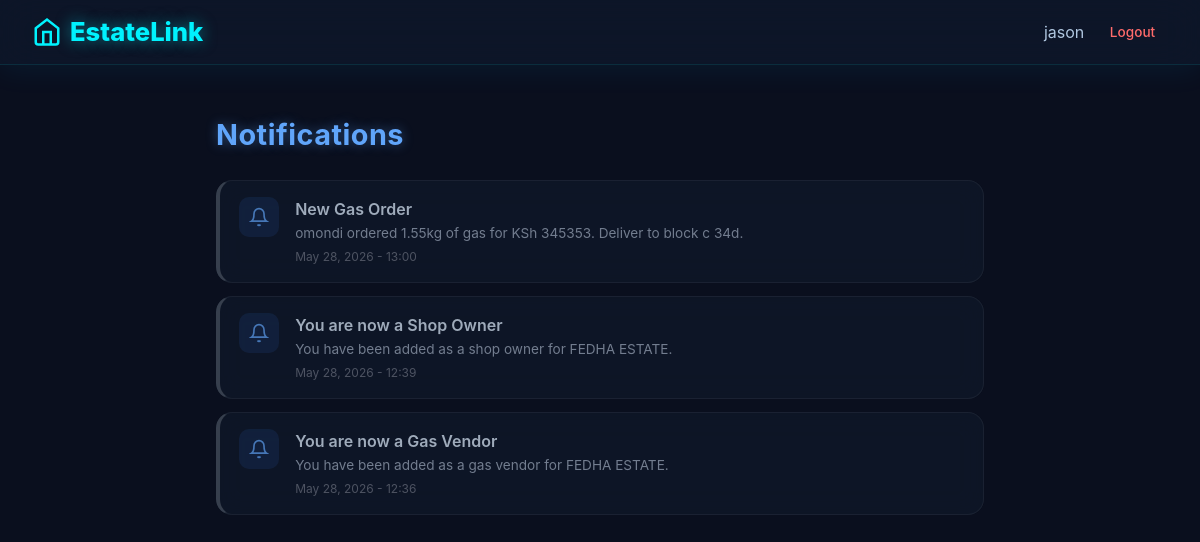
The app's page /notifications/ (signed in) with its own data.
### core/models.py (models this page shows, shortened)
class Notification(models.Model):
    user = models.ForeignKey(User, on_delete=models.CASCADE, related_name='notifications')
    title = models.CharField(max_length=200)
    message = models.TextField()
    notification_type = models.CharField(max_length=50, default='general')
    related_id = models.IntegerField(null=True, blank=True)
    is_read = models.BooleanField(default=False)
    created_at = models.DateTimeField(auto_now_add=True)
    deleted_at = models.DateTimeField(null=True, blank=True)

### core/views.py (the view)
# urls.py: path('notifications/', views.notifications_view, name='notifications'),
@login_required
def notifications_view(request):
    n = Notification.objects.filter(user=request.user).order_by('-created_at'); return render(request, 'core/notifications.html', {'notifications': n, 'unread_count': n.filter(is_read=False).count()})

### core/context_processors.py (called while the page is built)
def custom_tabs(request):
    tabs = []
    if request.user.is_authenticated:
        try:
            profile = request.user.userprofile
            if profile and profile.estate:
                from .models import CustomTab
                tabs = CustomTab.objects.filter(
                    estate=profile.estate,
                    is_active=True
                ).order_by('created_at')
        except Exception:
            pass
    return {'custom_tabs': tabs}

### core/templates/core/notifications.html (shortened to what this page needs)
{% extends 'core/base.html' %}
{% block content %}
<div class="notif-container">
  <div class="page-header">
    <h1 class="page-title">
      Notifications
    </h1>
  </div>
  {% if notifications %}
    {% for notification in notifications %}
    <div class="notif-card {% if notification.is_read %}read{% else %}unread{% endif %}">
      <div class="notif-icon
        {% if notification.notification_type == 'fundi_request' or notification.notification_type == 'fundi_response' %}icon-fundi
        {% elif notification.notification_type == 'security' %}icon-security
        {% else %}icon-general{% endif %}">
        {% if notification.notification_type == 'fundi_request' or notification.notification_type == 'fundi_response' %}
        <svg width="20" height="20" viewBox="0 0 24 24" fill="none" stroke-width="2"><path d="M14.7 6.3a1 1 0 0 0 0 1.4l1.6 1.6a1 1 0 0 0 1.4 0l3.77-3.77a6 6 0 0 1-7.94 7.94l-6.91 6.91a2.12 2.12 0 0 1-3-3l6.91-6.91a6 6 0 0 1 7.94-7.94l-3.77 3.77z"/></svg>
        {% elif notification.notification_type == 'security' %}
        <svg width="20" height="20" viewBox="0 0 24 24" fill="none" stroke-width="2"><path d="M12 22s8-4 8-10V5l-8-3-8 3v7c0 6 8 10 8 10z"/></svg>
        {% else %}
        <svg width="20" height="20" viewBox="0 0 24 24" fill="none" stroke-width="2"><path d="M18 8A6 6 0 0 0 6 8c0 7-3 9-3 9h18s-3-2-3-9"/><path d="M13.73 21a2 2 0 0 1-3.46 0"/></svg>
        {% endif %}
      </div>
      <div class="notif-content">
        <p class="notif-title">{{ notification.title }}</p>
        <p class="notif-message">{{ notification.message }}</p>
        <p class="notif-time">{{ notification.created_at|date:"M d, Y - H:i" }}</p>
      </div>
    </div>
    {% endfor %}
  {% endif %}
</div>
{% endblock %}

### core/templates/core/base.html (shortened to what this page needs)
<!DOCTYPE html>
<html lang="en">
<head>
    <script src="https://cdn.tailwindcss.com"></script>
    <link href="https://cdnjs.cloudflare.com/ajax/libs/flowbite/2.2.0/flowbite.min.css" rel="stylesheet" />
</head>
<body>
    <nav class="sticky top-0 z-50 glass-nav">
        <div class="max-w-7xl mx-auto px-4 sm:px-6 lg:px-8">
            <div class="flex justify-between h-16 items-center">
                <a href="{% url 'dashboard' %}" class="flex items-center gap-2 logo-text">
                    <svg width="30" height="30" viewBox="0 0 24 24" fill="none" stroke="currentColor" stroke-width="2">
                        <path d="M3 9l9-7 9 7v11a2 2 0 0 1-2 2H5a2 2 0 0 1-2-2z"/>
                        <polyline points="9 22 9 12 15 12 15 22"/>
                    </svg>
                    EstateLink
                </a>
                <div class="flex items-center space-x-4">
                    {% if user.is_authenticated %}
                        <div class="nav-links">
                            <span class="user-greeting">{{ user.username }}</span>
                            <a href="{% url 'logout' %}" class="logout-link">Logout</a>
                        </div>
                    {% else %}
                        <a href="{% url 'login' %}" class="login-link">Login</a>
                    {% endif %}
                </div>
            </div>
        </div>
    </nav>
    <main class="max-w-7xl mx-auto px-4 sm:px-6 lg:px-8 py-8">
        {% block content %}{% endblock %}
    </main>
</body>
</html>

### core/templates/core/base.html (style rules this page uses)
body { font-family: 'Inter', system-ui, -apple-system, sans-serif; background: #0a0f1e; color: #e0f0ff; min-height: 100vh; }
.glass-nav { background: rgba(15, 25, 45, 0.7); backdrop-filter: blur(20px); border-bottom: 1px solid rgba(0, 255, 255, 0.1); box-shadow: 0 4px 30px rgba(0, 180, 255, 0.08); }
.logo-text { font-size: 1.6rem; font-weight: 800; color: #00f2fe; text-shadow: 0 0 15px rgba(0, 242, 254, 0.5); text-decoration: none; }
.user-greeting { color: #b0c7e0; display: flex; align-items: center; gap: 0.4rem; }
.logout-link { color: #ff6b6b; font-size: 0.85rem; font-weight: 500; padding: 0.3rem 0.8rem; border-radius: 0.5rem; text-decoration: none; }
.nav-links { display: flex; align-items: center; gap: 0.8rem; }

### core/templates/core/notifications.html (style rules this page uses)
body { background: #0a0f1e !important; font-family: 'Inter', system-ui, -apple-system, sans-serif; }
.notif-container { max-width: 800px; margin: 0 auto; padding: 1rem; }
.page-header { display: flex; justify-content: space-between; align-items: center; margin-bottom: 1.5rem; flex-wrap: wrap; gap: 1rem; }
.page-title { font-size: 1.8rem; font-weight: 700; color: #60a5fa; text-shadow: 0 0 12px rgba(96, 165, 250, 0.4); letter-spacing: 0.5px; }
.notif-card { background: rgba(18, 28, 46, 0.8); backdrop-filter: blur(12px); border: 1px solid rgba(255, 255, 255, 0.08); border-radius: 1rem; padding: 1rem 1.2rem; margin-bottom: 0.8rem; transition: 0.2s; display: flex; align-items: flex-start; gap: 1rem; }
.notif-card.read { border-left: 4px solid #4b5563; opacity: 0.7; }
.notif-icon { width: 40px; height: 40px; border-radius: 10px; display: flex; align-items: center; justify-content: center; flex-shrink: 0; }
.icon-general { background: rgba(59, 130, 246, 0.15); }
.icon-general svg { stroke: #60a5fa; }
.notif-content { flex: 1; }
.notif-content .notif-title { font-weight: 600; color: #e0f0ff; margin: 0 0 0.2rem 0; font-size: 1rem; }
.notif-content .notif-message { color: #a0aec0; font-size: 0.85rem; margin: 0 0 0.3rem 0; line-height: 1.4; }
.notif-content .notif-time { color: #6b7280; font-size: 0.75rem; }

### records on screen
Notification: title "New Gas Order", message "omondi ordered 1.55kg of gas for KSh 345353. Deliver to block c 34d.", created_at "May 28, 2026 - 13:00"
Notification: title "You are now a Shop Owner", message "You have been added as a shop owner for FEDHA ESTATE.", created_at "May 28, 2026 - 12:39"
Notification: title "You are now a Gas Vendor", message "You have been added as a gas vendor for FEDHA ESTATE.", created_at "May 28, 2026 - 12:36"

### other values on screen
{{ user.username }} "jason"
